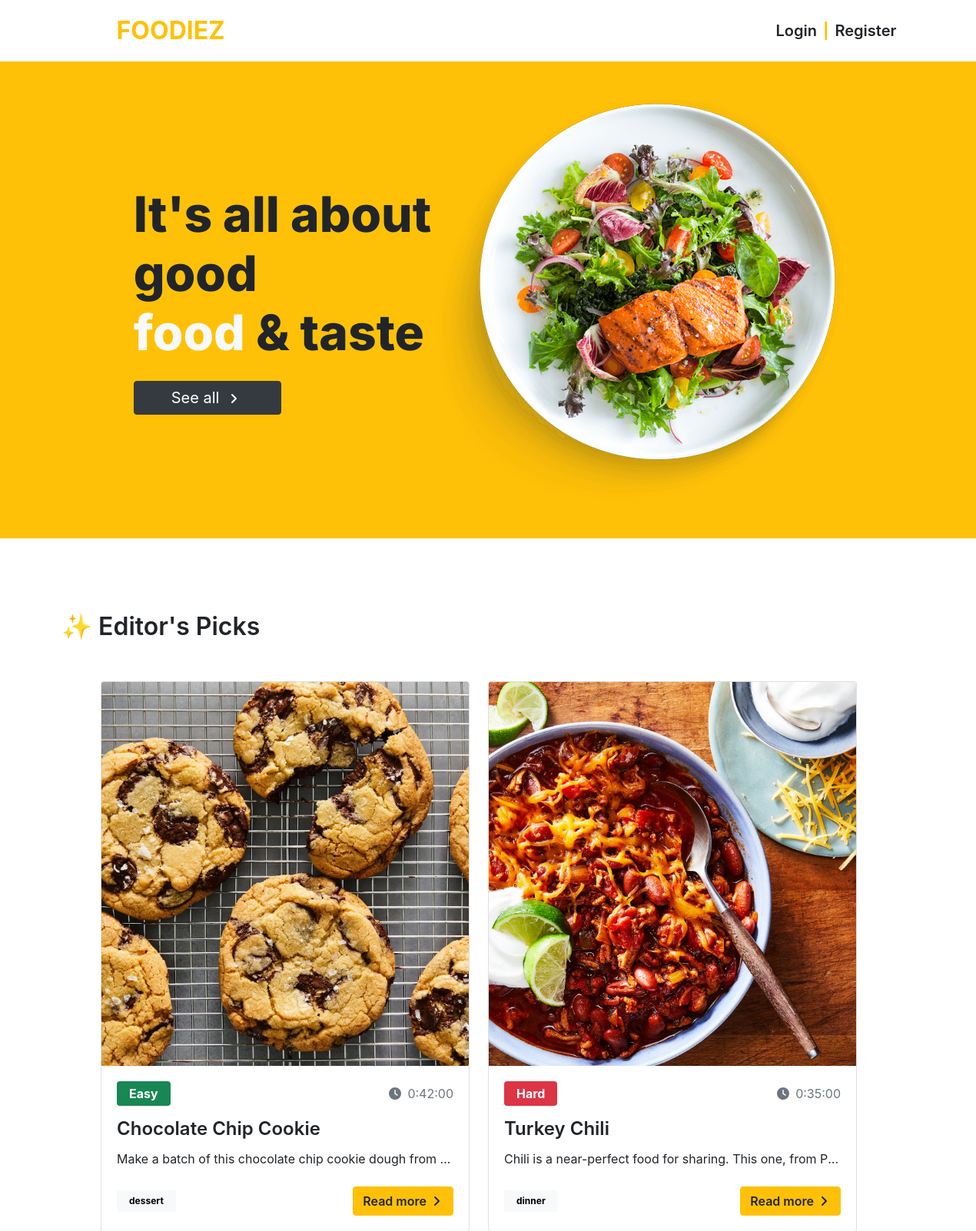
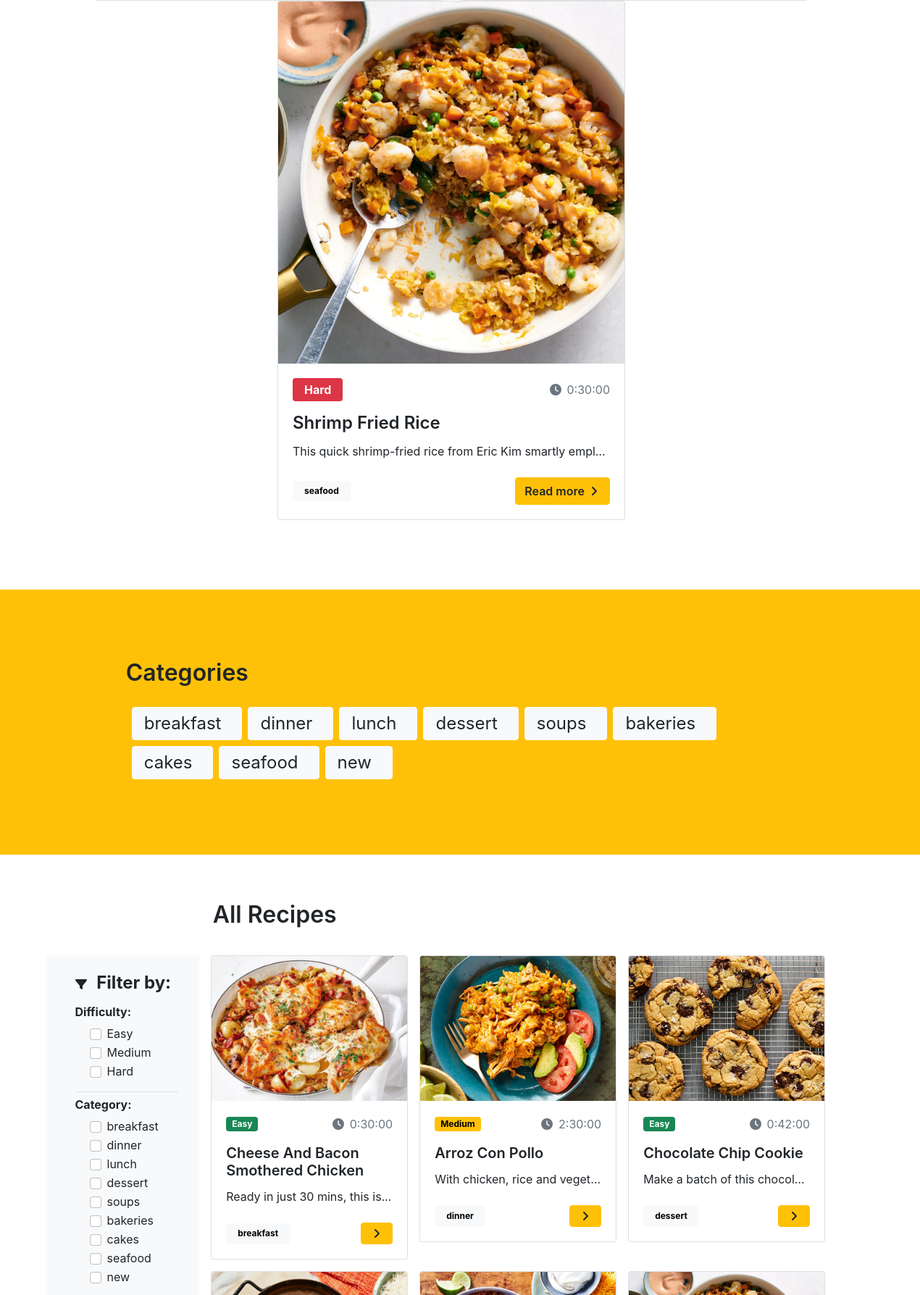
The page / (upper part) on the database its author committed (2 pictures, top to bottom).
### food/models.py (models this page shows, shortened)
class Recipe(models.Model):
    difficulty_choices = [
        ("Easy", "Easy"),
        ("Medium", "Medium"),
        ("Hard", "Hard"),
    ]
    created_by = models.ForeignKey(User, on_delete=models.CASCADE, related_name="created_by")
    name = models.CharField(max_length=200)
    difficulty = models.CharField(choices=difficulty_choices, max_length=15)
    duration = models.DurationField(default= timedelta(minutes=30))
    calories = models.FloatField(validators=[MinValueValidator(1), MaxValueValidator(10000)])
    serving = models.PositiveIntegerField(default=1)
    category = models.ForeignKey(Category, on_delete=models.PROTECT ,related_name="category")
    ingredients = models.ManyToManyField(Ingredient, related_name="ingredients")
    image = models.ImageField(upload_to="recipes/", default= "static/placeholder.png") # add a default image in static files
    description = models.TextField()
    directions = models.TextField()
    editor_pick = models.BooleanField(default=False)

class Category(models.Model):
    name = models.CharField(max_length=100, unique=True)
    def __str__(self) -> str:
        return self.name

### food/views.py (the view)
# urls.py: path("", home_view, name="home"),
def home_view(request):
    login_form = LoginForm()
    register_form = RegisterForm()
    recipes = Recipe.objects.all()
    editors_pick = Recipe.objects.filter(editor_pick=True)
    categories = Category.objects.all()
    ingredients = Ingredient.objects.all()
    category_form = CategoryForm()
    ingredient_form = IngredientForm()
    context = {
        "login_form": login_form,
        "register_form": register_form,
        "recipes": recipes,
        "categories": categories,
        "category_form": category_form ,
        "editors_pick": editors_pick,
        "ingredient_form": ingredient_form,
        "ingredients": ingredients,
    }
    return render(request, "base.html", context)

### food/forms.py
class LoginForm(forms.Form):
    username = forms.CharField(required=True)
    password = forms.CharField(required=True, widget=forms.PasswordInput(),)

class RegisterForm(forms.ModelForm):
    class Meta:
        model = User
        fields = ["username", "password"]
        widgets = {
            "password": forms.PasswordInput()
        }

### food/templates/base.html (shortened to what this page needs)
{% load bootstrap4 %}
{% bootstrap_css %}
{% load static %}
<!DOCTYPE html>
<html lang="en">
    <head>
        <link href="https://cdn.jsdelivr.net/npm/bootstrap@5.2.0/dist/css/bootstrap.min.css" rel="stylesheet">
        <link rel="stylesheet" href="{% static 'css/styles.css' %}">
    </head>
    <body >
        <header>
            <nav class="navbar navbar-expand-lg bg-white">
            <div class="container-fluid d-flex justify-content-center align-items-center w-100">
                <ul class="navbar-nav mb-2 mb-lg-0 d-flex justify-content-start align-items-center w-75">
                    <li class="nav-item fs-2 fw-bold mx-5"><a class="nav-link link-warning" href="{% url 'home' %}">FOODIEZ</a></li>
                </ul>
                <ul class="navbar-nav mb-2 mb-lg-0 d-flex align-items-center">
                    {% if request.user.is_authenticated %}
                    <li class="nav-item fs-5 fw-semibold mx-auto"><a class="nav-link link-dark" href="{% url 'logout' %}">Logout</a></li>
                    {% else %}
                    <li class="nav-item fs-5 fw-semibold mx-auto">
                        <a href="#" class="nav-link link-dark" data-bs-toggle="modal" data-bs-target="#login">
                    Login
                        </a>
                    </li>
                        {% include 'login.html' %}
                    <li class="nav-item fs-5 fw-bold text-warning">|</li>
                    <li class="nav-item fs-5 fw-semibold mx-auto">
                        <a href="#" class="nav-link link-dark" data-bs-toggle="modal" data-bs-target="#register">
                    Register
                        </a>
                    </li>
                    {% include 'register.html' %}
                    {% endif %}
                </ul>
            </div>
            </nav>
        </header>
        {% block content %}
        {% include 'landing_page.html' %}
        {% endblock content %}
    </body>
</html>

### food/templates/landing_page.html (shortened to what this page needs)
{% load static %}
{% block content %}
<section class="bg-warning">
    <div class="container w-75 pt-5 pb-5 d-flex justify-content-between align-items-center">
        <div class="title-container d-flex flex-column justify-content-center align-items-start ">
            <h1 class="header">It's all about good<br><span class="text-light">food</span> & taste</h1>
            <a href="#all-recipes" type="button" class="btn btn-dark fs-5 mt-3 px-5">See all <i
                    class="fa-solid fa-angle-right mx-2 fs-6"></i></a>
        </div>
        <div>
            <img src="{% static '/images/meal-bg.png' %}" alt="a plate of food">
        </div>
    </div>
</section>
<section class="pb-5">
    <div class="container-fluid w-100 pt-5 pb-5">
        <div class="container">
            <h2 class="fs-2 fw-semibold mb-5 mt-5 pb-1">✨ Editor's Picks</h2>
        </div>
        <div class="container-fluid d-flex justify-content-center flex-wrap">
            {% for recipe in editors_pick %}
            <div class="card me-4" style="width: 30rem; height: max-content;">
                <center style="background-color: rgb(247, 247, 247);">
                    <img src="{{ recipe.image.url }}" class="card-img-top w-100" alt="recipe image"
                        style="object-fit: cover; height: 500px;">
                </center>
                <div class="card-body">
                    <div class="d-flex justify-content-between align-items-center">
                        {% if recipe.difficulty == "Easy" %}
                        <p><span class="badge text-bg-success fs-6 py-2 px-3">{{ recipe.difficulty }}</span></p>
                        {% elif recipe.difficulty == "Medium" %}
                        <p><span class="badge text-bg-warning fs-6 py-2 px-3">{{ recipe.difficulty }}</span></p>
                        {% elif recipe.difficulty == "Hard" %}
                        <p><span class="badge text-bg-danger fs-6 py-2 px-3">{{ recipe.difficulty }}</span></p>
                        {% else %}
                        null
                        {% endif %}
                        <p class="text-muted"><i class="fa-solid fa-clock me-2"></i>{{ recipe.duration }}</p>
                    </div>
                    <h5 class="card-title fw-semibold fs-4" style="text-transform: capitalize;">{{ recipe.name }}</h5>
                    <p class="card-text" style="
                        line-height: 1.5em;
                        height: 2em;
                        overflow: hidden;
                        white-space: nowrap;
                        text-overflow: ellipsis;
                        width: 100%;">{{ recipe.description }}</p>
                    <div class="d-flex justify-content-between align-items-center">
                        <span class="badge text-bg-light px-3 py-2">{{ recipe.category }}</span>
                        <a href="{% url 'recipe-detail' recipe_id=recipe.id %}" class="btn btn-warning fw-semibold">Read
                            more <i class="fa-solid fa-angle-right mx-1"></i></a>
                    </div>
                </div>
            </div>
            {% endfor %}
        </div>
    </div>
</section>
<section class="bg-warning pb-5">
    <div class="container w-75 py-5 ">
        <h2 class="fs-2 fw-semibold mb-4 mt-5 pb-1">Categories</h2>
        <div class="d-flex flex-wrap ms-2 align-items-center">
            {% for cat in categories %}
            <div href="#" type="link"
                class="btn btn-light d-flex justify-content-between align-items-center py-1 ps-3 mb-2 me-2">
                <p class="fs-4 me-3 my-0">{{ cat.name }}</p>
            </div>
            {% endfor %}
        </div>
    </div>
</section>
<section id="all-recipes" class="pb-5 mb-5 pt-3">
    <div class="container-fluid w-75 d-flex justify-content-between align-items-center mb-2">
        <h2 class="fs-2 fw-semibold mb-4 mt-5 pb-1 " style="margin-left: 13%;">All Recipes</h2>
    </div>
    <div class="container-fluid" style="margin-left: 5%;">
        <div class="row">
            <div class="col-md-2 p-0 m-0 bg-light">
                <div class="d-flex">
                    <div class="p-4 ms-3" style="width: 15vw;">
                        <h6 class="fw-bold fs-4"><i class="fa-solid fa-filter fs-6 me-2"></i> Filter by: </h6>
                        <h6 class="mt-3 mb-2 fw-bold">Difficulty: </h6>
                        <div class="ms-4">
                            <div class="form-check">
                                <input class="form-check-input" type="checkbox" data-filter="difficulty" value="easy">
                                <label class="form-check-label" for="easy">
                                    Easy
                                </label>
                            </div>
                            <div class="form-check">
                                <input class="form-check-input" type="checkbox" data-filter="difficulty" value="medium">
                                <label class="form-check-label" for="medium">
                                    Medium
                                </label>
                            </div>
                            <div class="form-check">
                                <input class="form-check-input" type="checkbox" data-filter="difficulty" value="hard">
                                <label class="form-check-label" for="hard">
                                    Hard
                                </label>
                            </div>
                        </div>
                        <h6 class="mt-3 mb-2 fw-bold border-top pt-2">Category: </h6>
                        <div class="ms-4">
                            {% for category in categories %}
                            <div class="form-check">
                                <input class="form-check-input" type="checkbox" data-filter="category"
                                    value="{{category.name}}">
                                <label class="form-check-label" for="{{category.name}}">
                                    {{category.name}}
                                </label>
                            </div>
                            {% empty %}
                            <p>There's nothing to see here</p>
                            {% endfor %}
                        </div>
                    </div>
                </div>
            </div>
            <div class="col-md-10 p-0 m-0">
                {% include 'recipes_list.html' %}
            </div>
        </div>
    </div>
</section>
{% endblock content %}

### food/templates/recipes_list.html (shortened to what this page needs)
<div class=" d-flex flex-wrap ms-3" id="filter-recipes">
    {% for recipe in recipes %}
    <div class="card me-3 mb-3" style="width: 17rem; height: max-content;">
        <center style="background-color: rgb(247, 247, 247);">
            <img src="{{ recipe.image.url }}" class="card-img-top w-100" alt="recipe image"
                style="object-fit: cover; height: 200px;">
        </center>
        <div class="card-body">
            <div class="d-flex justify-content-between align-items-center">
                {% if recipe.difficulty == "Easy" %}
                <p><span class="badge text-bg-success py-1 px-2">{{ recipe.difficulty }}</span></p>
                {% elif recipe.difficulty == "Medium" %}
                <p><span class="badge text-bg-warning py-1 px-2">{{ recipe.difficulty }}</span></p>
                {% elif recipe.difficulty == "Hard" %}
                <p><span class="badge text-bg-danger py-1 px-2">{{ recipe.difficulty }}</span></p>
                {% else %}
                null
                {% endif %}
                <p class="text-muted"><i class="fa-solid fa-clock me-2"></i>{{ recipe.duration }}</p>
            </div>
            <h5 class="card-title fw-semibold fs-5" style="text-transform: capitalize;">{{ recipe.name }}</h5>
            <p class="card-text fs-6" style="
                line-height: 1.5em;
                height: 2em;
                overflow: hidden;
                white-space: nowrap;
                text-overflow: ellipsis;
                width: 100%;">
                {{ recipe.description }}
            </p>
            <div class="d-flex justify-content-between align-items-center">
                <span class="badge text-bg-light px-3 py-2">{{ recipe.category }}</span>
                <a href="{% url 'recipe-detail' recipe_id=recipe.id %}" class="btn btn-warning fw-semibold"><i
                        class="fa-solid fa-angle-right mx-1"></i></a>
            </div>
        </div>
    </div>
    {% endfor %}
</div>

### food/static/css/styles.css (style rules this page uses)
body { height: 100vh; font-family: 'inter', sans-serif; }
.header { font-size: 4em; font-family: 'inter', sans-serif; font-weight: 800; }

### rows shown on the page
Recipe: image (picture), difficulty "Easy", duration "0:42:00", name "Chocolate Chip Cookie", description "Make a batch of this chocolate chip cookie dough from…", category "dessert", description "Make a batch of this chocol…"
Recipe: image (picture), difficulty "Hard", duration "0:35:00", name "Turkey Chili", description "Chili is a near-perfect food for sharing. This one, from P…", category "dinner"
Recipe: image (picture), difficulty "Hard", duration "0:30:00", name "Shrimp Fried Rice", description "This quick shrimp-fried rice from Eric Kim smartly empl…", category "seafood"
Category: name "breakfast"
Category: name "dinner"
Category: name "lunch"
Category: name "dessert"
Category: name "soups"
Category: name "bakeries"
Category: name "cakes"
Category: name "seafood"
Category: name "new"
Recipe: image (picture), difficulty "Easy", duration "0:30:00", name "Cheese And Bacon Smothered Chicken", description "Ready in just 30 mins, this is…", category "breakfast"
Recipe: image (picture), difficulty "Medium", duration "2:30:00", name "Arroz Con Pollo", description "With chicken, rice and veget…", category "dinner"
Recipe: image (picture)
